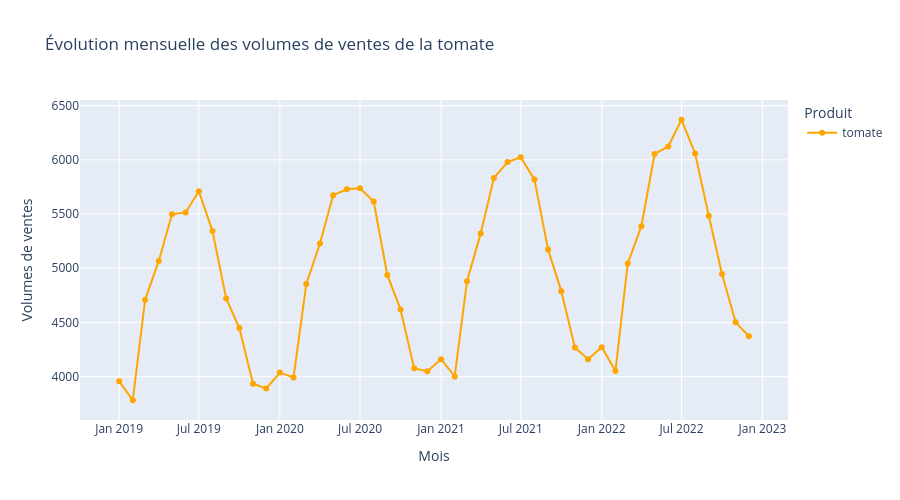

Notebook source saved alongside this figure:
### Code cell
fig = px.line(
    top5_mensuel[top5_mensuel["product"] == "tomate"],
    x="month_year",
    y="sales",
    color="product",
    markers=True,
    color_discrete_sequence=["orange"],
    title="Évolution mensuelle des volumes de ventes de la tomate"
)
fig.update_xaxes(
    title_text="Mois"
)
fig.update_yaxes(
    title_text="Volumes de ventes"
)
fig.update_layout(
    legend_title_text="Produit",
    width=900,
    height=500
)
fig.show()

### Figure 1 — Plotly figure (JSON) as saved in the notebook; plotly's stock layout.template omitted (floating-point values rounded to 4 significant figures)
{"data": [{"hovertemplate": "product=tomate<br>month_year=%{x}<br>sales=%{y}<extra></extra>", "legendgroup": "tomate", "line": {"color": "orange", "dash": "solid"}, "marker": {"symbol": "circle"}, "mode": "lines+markers", "name": "tomate", "orientation": "v", "showlegend": true, "type": "scatter", "x": ["2019-01", "2019-02", "2019-03", "2019-04", "2019-05", "2019-06", "2019-07", "2019-08", "2019-09", "2019-10", "2019-11", "2019-12", "2020-01", "2020-02", "2020-03", "2020-04", "2020-05", "2020-06", "2020-07", "2020-08", "2020-09", "2020-10", "2020-11", "2020-12", "2021-01", "2021-02", "2021-03", "2021-04", "2021-05", "2021-06", "2021-07", "2021-08", "2021-09", "2021-10", "2021-11", "2021-12", "2022-01", "2022-02", "2022-03", "2022-04", "2022-05", "2022-06", "2022-07", "2022-08", "2022-09", "2022-10", "2022-11", "2022-12"], "xaxis": "x", "y": [3956.0, 3782.0, 4710.0, 5067.0, 5497.0, 5515.0, 5710.0, 5342.0, 4721.0, 4449.0, 3935.0, 3890.0, 4037.0, 3992.0, 4855.0, 5228.0, 5674.0, 5729.0, 5739.0, 5615.0, 4939.0, 4619.0, 4076.0, 4050.0, 4161.0, 4002.0, 4881.0, 5322.0, 5833.0, 5979.0, 6023.0, 5819.0, 5172.0, 4789.0, 4269.0, 4161.0, 4272.0, 4051.0, 5044.0, 5388.0, 6054.0, 6123.0, 6370.0, 6058.0, 5484.0, 4947.0, 4501.0, 4372.0], "yaxis": "y"}], "layout": {"height": 500, "legend": {"title": {"text": "Produit"}, "tracegroupgap": 0}, "title": {"text": "Évolution mensuelle des volumes de ventes de la tomate"}, "width": 900, "xaxis": {"anchor": "y", "domain": [0, 1], "title": {"text": "Mois"}}, "yaxis": {"anchor": "x", "domain": [0, 1], "title": {"text": "Volumes de ventes"}}}}
